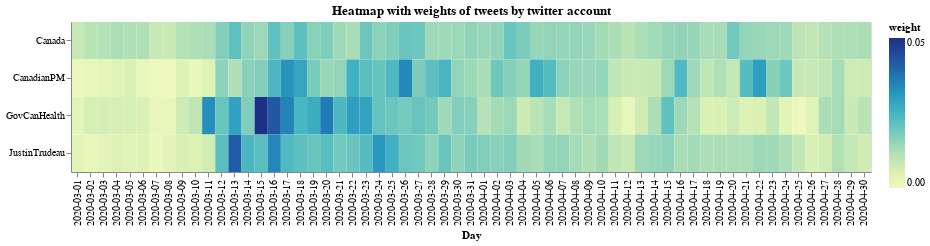

The notebook cell saved with this chart:
### Markdown cell above
With this heatmap we can identify the accounts with most tweets, but it is not as useful for identidying the days with more tweets for the accounts _CanadianPM_ and _GovCanHealth_.

### Code cell
# use a heatmap to show the number of tweets by accout, per day
base.encode(color='weight').properties(title='Heatmap with weights of tweets by twitter account')

### Figure 1 — Vega-Lite specification as saved in the notebook (floating-point values rounded to 4 significant figures; data arrays with more than 128 entries replaced by an {"elided": "..."} marker saying what was removed)
{"$schema": "https://vega.github.io/schema/vega-lite/v4.8.1.json", "config": {"view": {"continuousHeight": 300, "continuousWidth": 400}}, "data": {"name": "data-0e557b63be2110172bcc556738f0a725"}, "datasets": {"data-0e557b63be2110172bcc556738f0a725": {"elided": "244 records"}}, "encoding": {"color": {"field": "weight", "type": "quantitative"}, "x": {"field": "day", "title": "Day", "type": "ordinal"}, "y": {"field": "account", "title": "", "type": "ordinal"}}, "height": 150, "mark": "rect", "title": "Heatmap with weights of tweets by twitter account", "width": 800}
